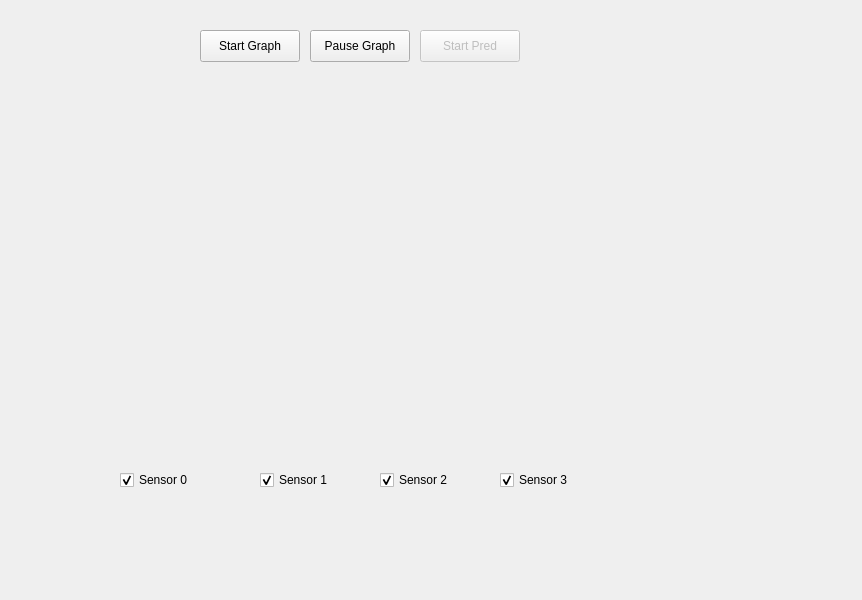
<?xml version="1.0" encoding="UTF-8"?>
<ui version="4.0">
 <class>Widget</class>
 <widget class="QWidget" name="Widget">
  <property name="geometry">
   <rect>
    <x>0</x>
    <y>0</y>
    <width>862</width>
    <height>600</height>
   </rect>
  </property>
  <property name="windowTitle">
   <string>Widget</string>
  </property>
  <widget class="MplWidget" name="MplWidget" native="true">
   <property name="geometry">
    <rect>
     <x>20</x>
     <y>80</y>
     <width>671</width>
     <height>361</height>
    </rect>
   </property>
  </widget>
  <widget class="QPushButton" name="pushButton_generate_random_signal">
   <property name="geometry">
    <rect>
     <x>200</x>
     <y>30</y>
     <width>100</width>
     <height>32</height>
    </rect>
   </property>
   <property name="text">
    <string>Start Graph</string>
   </property>
  </widget>
  <widget class="QPushButton" name="pushButton_pause_graph">
   <property name="geometry">
    <rect>
     <x>310</x>
     <y>30</y>
     <width>100</width>
     <height>32</height>
    </rect>
   </property>
   <property name="text">
    <string>Pause Graph</string>
   </property>
  </widget>
  <widget class="QCheckBox" name="checkBox_sensor0">
   <property name="geometry">
    <rect>
     <x>120</x>
     <y>470</y>
     <width>85</width>
     <height>20</height>
    </rect>
   </property>
   <property name="text">
    <string>Sensor 0</string>
   </property>
   <property name="checked">
    <bool>true</bool>
   </property>
  </widget>
  <widget class="QCheckBox" name="checkBox_sensor1">
   <property name="geometry">
    <rect>
     <x>260</x>
     <y>470</y>
     <width>85</width>
     <height>20</height>
    </rect>
   </property>
   <property name="acceptDrops">
    <bool>false</bool>
   </property>
   <property name="text">
    <string>Sensor 1</string>
   </property>
   <property name="checked">
    <bool>true</bool>
   </property>
  </widget>
  <widget class="QCheckBox" name="checkBox_sensor2">
   <property name="geometry">
    <rect>
     <x>380</x>
     <y>470</y>
     <width>85</width>
     <height>20</height>
    </rect>
   </property>
   <property name="text">
    <string>Sensor 2</string>
   </property>
   <property name="checked">
    <bool>true</bool>
   </property>
  </widget>
  <widget class="QCheckBox" name="checkBox_sensor3">
   <property name="geometry">
    <rect>
     <x>500</x>
     <y>470</y>
     <width>85</width>
     <height>20</height>
    </rect>
   </property>
   <property name="text">
    <string>Sensor 3</string>
   </property>
   <property name="checked">
    <bool>true</bool>
   </property>
  </widget>
  <widget class="QPushButton" name="pushButton_start_pred">
   <property name="enabled">
    <bool>false</bool>
   </property>
   <property name="geometry">
    <rect>
     <x>420</x>
     <y>30</y>
     <width>100</width>
     <height>32</height>
    </rect>
   </property>
   <property name="text">
    <string>Start Pred</string>
   </property>
  </widget>
 </widget>
 <customwidgets>
  <customwidget>
   <class>MplWidget</class>
   <extends>QWidget</extends>
   <header>mplwidget.h</header>
   <container>1</container>
  </customwidget>
 </customwidgets>
 <resources/>
 <connections/>
</ui>
